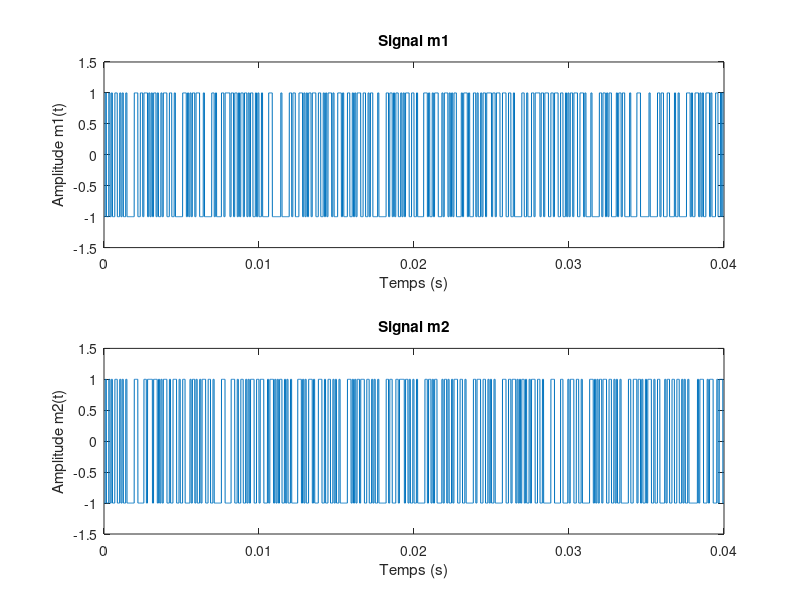
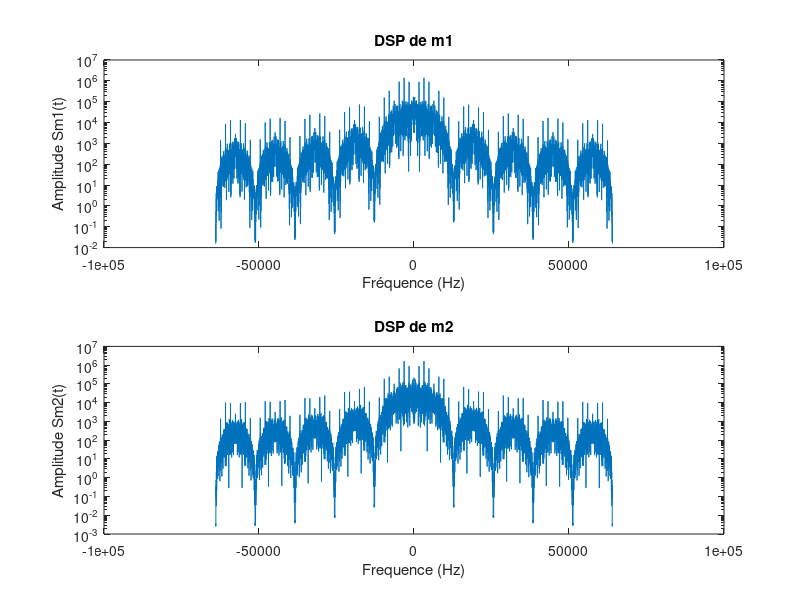
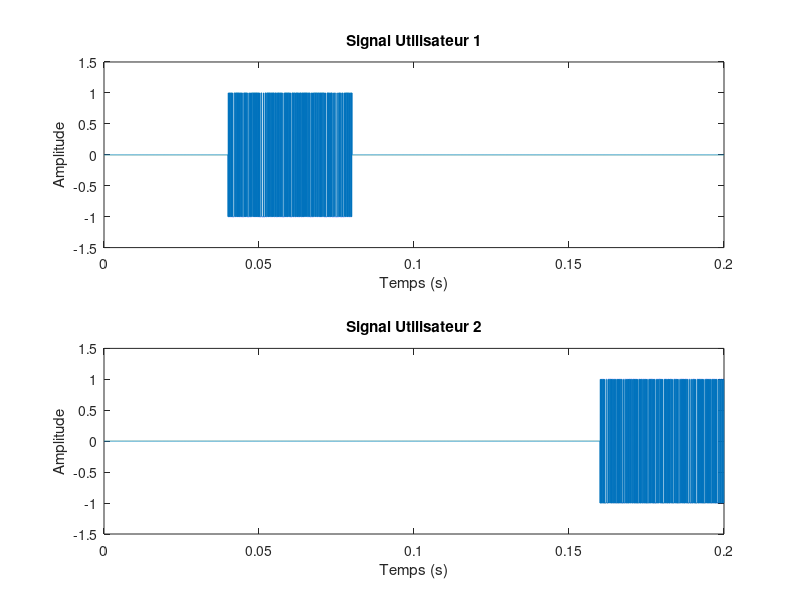
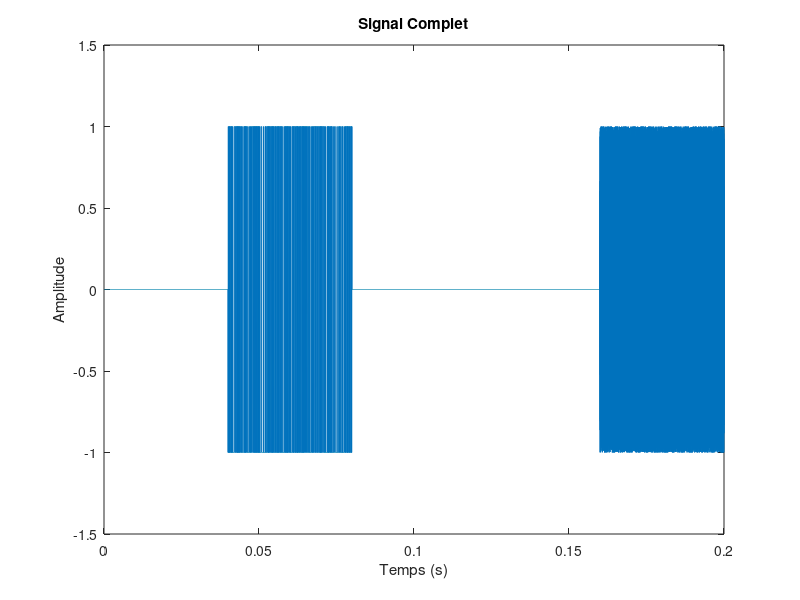

These figures' MATLAB source, in order:
load('donnees1.mat');
load('donnees2.mat');

% Initialisation des données
f1 = 0;
f2 = 46000;
Tslot = 0.04;
Fe = 128000;
Te = 1/Fe;
Ns = 10;
Ts = Ns*Te;

%% 3.2.1 Modulation bande base

% Création des signaux m1(t) et m2(t)
m1 = kron(2*bits_utilisateur1 -1, ones(1,Ns));
m2 = kron(2*bits_utilisateur2 -1, ones(1,Ns));

% Tracé des signaux m1(t) et m2(t)
t = linspace(0, Tslot, length(m1));
figure; subplot(2,1,1); plot(t, m1);
title("Signal m1");
xlabel("Temps (s)")
ylabel("Amplitude m1(t)");
ylim([-1.5,1.5]);

subplot(2,1,2); plot(t, m2);
title("Signal m2");
xlabel("Temps (s)")
ylabel("Amplitude m2(t)");
ylim([-1.5,1.5]);

% Calcul des transformées de fourier de m1 et m2
M1 =fft(m1);
M2 =fft(m2);

% Calcul des densités spectrales de puissance
Sm1 = abs(M1).^2;
Sm2 = abs(M2).^2;

% Tracé des densités spectrales de puissance
f = linspace(-Fe/2, Fe/2, length(M1));
figure; subplot(2,1,1); semilogy(f, fftshift(Sm1));
title("DSP de m1");
xlabel("Fréquence (Hz)")
ylabel("Amplitude Sm1(t)");

subplot(2,1,2); semilogy(f, fftshift(Sm2));
title("DSP de m2");
xlabel("Frequence (Hz)")
ylabel("Amplitude Sm2(t)");

%% 3.2.2 Construction du signal MF-TDMA

N = length(m1);
% Construction des slots
Signal1 = zeros (1,5*N);
Signal1(N+1:2*N) = m1;

Signal2 = zeros (1,5*N);
Signal2(4*N+1:5*N) = m2;

NP = 2^nextpow2(length(Signal1));

% Tracé des signaux
t = linspace(0, 5*Tslot, length(Signal1));
figure; subplot(2,1,1); plot(t, Signal1);
title("Signal Utilisateur 1");
xlabel("Temps (s)")
ylabel("Amplitude");
ylim([-1.5,1.5]);

subplot(2,1,2); plot(t, Signal2);
title("Signal Utilisateur 2");
xlabel("Temps (s)")
ylabel("Amplitude");
ylim([-1.5,1.5]);

% Modulation d'amplitude
x1 = Signal1.*cos(2*pi*f1*t);
x2 = Signal2.*cos(2*pi*f2*t);

% signal MF-TDMA
SNRdb = 100;
Ps = mean (abs(x1 + x2).^2);
Pb = Ps/(10^(SNRdb/10));
n = randn (1, length(Signal1))*sqrt(Pb);
x = x1 + x2 + n;

% Tracé de x
figure; plot(t, x);
title("Signal Complet");
xlabel("Temps (s)");
ylabel("Amplitude");

% Calcul de la transformée de fourier de x
X =fft(x, NP);

% Calcul de la DSP de x
Sx = abs(X).^2;

% Tracé de la DSP de x
f = linspace(-Fe/2, Fe/2, length(Sx));
figure; semilogy(f, fftshift(abs(Sx)));
title("DSP de x");
xlabel("Fréquence (Hz)")
ylabel("Amplitude Sx(f)");

%% 4.1.1 Synthèse du filtre passe-bas

% Création filtre passe bas et TF
fc = f2/2;
N = 101;
k = (-(N-1)/2 : (N-1)/2);
filtre_bas = 2*(fc/Fe)*sinc(2*k*(fc/Fe));
TF_filtre_bas = fft(filtre_bas, NP);

% Tracé de la réponse impulsionnelle
figure;
plot (k,filtre_bas);
title("Tracé de la réponse impulsionnelle du filtre bas");
xlabel("Temps (s)");
ylabel("Réponse impulsionnelle");

% Tracé de la réponse en fréquence
figure; 
semilogy (linspace(-Fe/2, Fe/2, length(TF_filtre_bas)), fftshift(abs(TF_filtre_bas)));
title("Tracé de la réponse en fréquence du filtre bas");
xlabel("Frequence (Hz)");
ylabel("Réponse en fréquence");

% Verification du filtre
Sxnormalise = ((1/max(abs(Sx))) * abs(Sx));
figure;
semilogy (linspace(-Fe/2, Fe/2, length(TF_filtre_bas)), fftshift(abs(TF_filtre_bas))); hold;
semilogy (f, fftshift(abs(Sxnormalise)));
title("Verification du filtre passe-bas");
xlabel("Frequence (Hz)");
ylabel("Amplitude")
legend("Filtre passe-bas","DSP Normalisée")

%% 4.1.2 Synthèse du ltre passe-haut

% Création filtre passe haut et TF
filtre_haut = -filtre_bas;
filtre_haut((N-1)/2+1) = 1 - filtre_bas((N-1)/2+1);
TF_filtre_haut = fft(filtre_haut, NP);

% Tracé de la réponse impulsionnelle
figure;
plot (k,filtre_haut);
title("Tracé de la réponse impulsionnelle du filtre haut");
xlabel("Temps (s)");
ylabel("Réponse impulsionnelle");

% Tracé de la réponse en fréquence
figure; 
semilogy (linspace(-Fe/2, Fe/2, length(TF_filtre_haut)), fftshift(abs(TF_filtre_haut)));
title("Tracé de la réponse en fréquence du filtre haut");
xlabel("Frequence (Hz)");
ylabel("Réponse en fréquence");

% Verification du filtre
figure;
semilogy (linspace(-Fe/2, Fe/2, length(TF_filtre_haut)), fftshift(abs(TF_filtre_haut))); hold;
semilogy (f, fftshift(abs(Sxnormalise)));
title("Verification du filtre passe-haut");
xlabel("Frequence (Hz)");
ylabel("Amplitude")
legend("Filtre passe-bas","DSP Normalisée")

%% 4.2 Retour en bande de base













